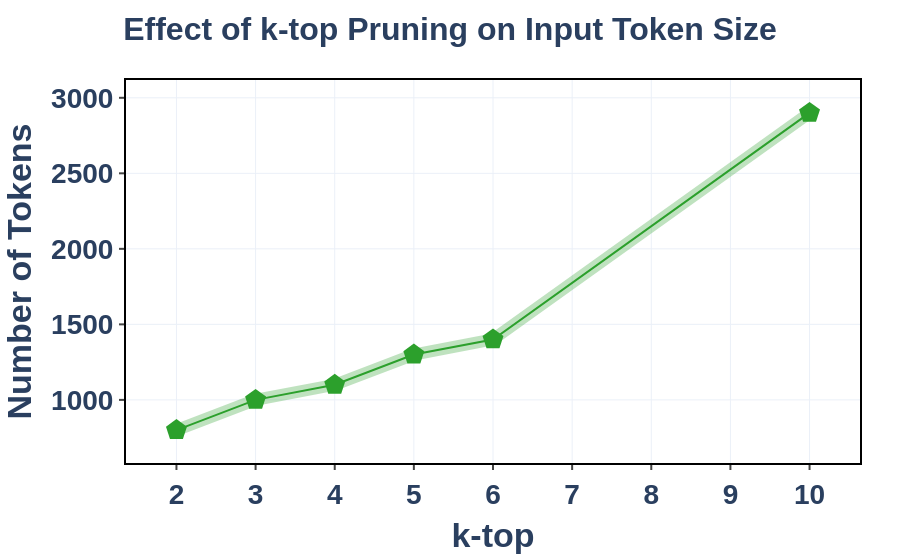

The cell this chart's notebook holds for it:
### Code cell
# Set default template for a clean, paper-ready look
pio.templates.default = "plotly_white"

# Data from your table
data = {
    'top-k': [2, 3, 4, 5, 6, 10],
    '# Tokens': ['0.8K', '1.0K', '1.1K', '1.3K', '1.4K', '2.9K'],
    'Accuracy (%)': [49.50, 42.50, 44.50, 45.50, 44.50, 29.50]
}
df = pd.DataFrame(data)

# Convert '# Tokens' from string (e.g., '0.9K') to numeric values
# by removing 'K' and multiplying by 1000.
df['Token Count'] = df['# Tokens'].str.replace('K', '').astype(float) * 1000

# Define the style (using 'TD Val' style for variety)
main_color = 'rgba(44, 160, 44, 1)'   # Green
bg_color = 'rgba(44, 160, 44, 0.3)'   # Lighter, semi-transparent green
marker_symbol = 'pentagon'

# Create the figure object
fig = go.Figure()

# Add the background trace
fig.add_trace(go.Scatter(
    x=df["top-k"],
    y=df["Token Count"],
    mode='lines',
    line=dict(color=bg_color, width=12),
    hoverinfo='none'
))

# Add the foreground trace
fig.add_trace(go.Scatter(
    x=df["top-k"],
    y=df["Token Count"],
    mode='lines+markers',
    name='Token Size',
    line=dict(color=main_color, width=2),
    marker=dict(
        color=main_color,
        symbol=marker_symbol,
        size=22
    )
))

# Apply the detailed layout and styling
fig.update_layout(
    title=dict(
        text='<b>Effect of top-k Pruning on Input Token Size</b>',
        x=0.5,
        font=dict(size=32)
    ),
    xaxis_title='<b>top-k</b>',
    yaxis_title='<b>Number of Tokens</b>',
    font=dict(size=28, family="Arial, sans-serif"),
    showlegend=False,
    margin=dict(l=80, r=40, t=80, b=80),
    paper_bgcolor="white",
    plot_bgcolor="white",
)

# Style the X and Y axes
fig.update_xaxes(
    showline=True,
    linewidth=2,
    linecolor='black',
    mirror=True,
    ticks="outside",
    tickwidth=2,
    tickfont=dict(weight='bold')
)
fig.update_yaxes(
    showline=True,
    linewidth=2,
    linecolor='black',
    mirror=True,
    ticks="outside",
    tickwidth=2,
    tickfont=dict(weight='bold')
)

# Save the figure as a static image
fig.write_image("top-k_vs_tokens.png", scale=3)

fig.show()

### Figure 1 — Plotly figure (JSON) as saved in the notebook; plotly's stock layout.template omitted (floating-point values rounded to 4 significant figures)
{"data": [{"hoverinfo": "none", "line": {"color": "rgba(44, 160, 44, 0.3)", "width": 12}, "mode": "lines", "type": "scatter", "x": [2, 3, 4, 5, 6, 10], "y": [800.0, 1000.0, 1100.0, 1300.0, 1400.0, 2900.0]}, {"line": {"color": "rgba(44, 160, 44, 1)", "width": 2}, "marker": {"color": "rgba(44, 160, 44, 1)", "size": 22, "symbol": "pentagon"}, "mode": "lines+markers", "name": "Token Size", "type": "scatter", "x": [2, 3, 4, 5, 6, 10], "y": [800.0, 1000.0, 1100.0, 1300.0, 1400.0, 2900.0]}], "layout": {"font": {"family": "Arial, sans-serif", "size": 28}, "margin": {"b": 80, "l": 80, "r": 40, "t": 80}, "paper_bgcolor": "white", "plot_bgcolor": "white", "showlegend": false, "title": {"font": {"size": 32}, "text": "<b>Effect of k-top Pruning on Input Token Size</b>", "x": 0.5}, "xaxis": {"linecolor": "black", "linewidth": 2, "mirror": true, "showline": true, "tickfont": {"weight": "bold"}, "ticks": "outside", "tickwidth": 2, "title": {"text": "<b>k-top</b>"}}, "yaxis": {"linecolor": "black", "linewidth": 2, "mirror": true, "showline": true, "tickfont": {"weight": "bold"}, "ticks": "outside", "tickwidth": 2, "title": {"text": "<b>Number of Tokens</b>"}}}}
